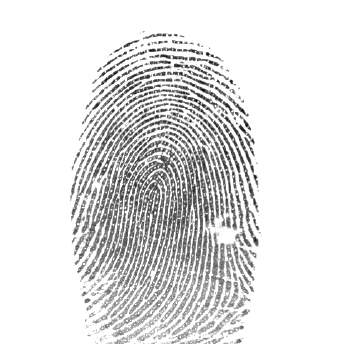
%> input picture XULYANH/exercise_XuLyAnh/assigment_4/fingerprint.tif, 361 x 344 px
$ octave Erosion.m   (GNU Octave 9; MATLAB toolbox functions it lacks are replaced by stand-ins)
%> lines starting %> are read from the running program, lines starting %| are printed output that depends on the picture
image = imread('fingerprint.tif');
%> image is the input picture: size 344x361x3 uint8; min 8, max 255, mean 226.2
SE = strel('line',3,0);
a = imerode(image,SE);
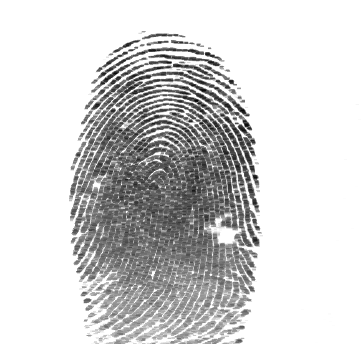
%> a: size 344x361x3 uint8; min 8, max 255, mean 210.8
b = imdilate(a,SE);
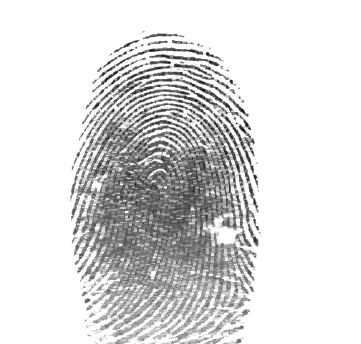
%> b: size 344x361x3 uint8; min 8, max 255, mean 220.2
figure, subplot(1,3,1), imshow(image), title('Original');
subplot(1,3,2), imshow(a), title('Erode');
subplot(1,3,3),imshow(b), title('Dilate');
